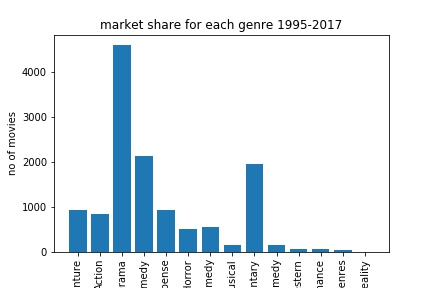

The Python source for this figure:
# -*- coding: utf-8 -*-
"""
Created on Mon Apr  1 18:17:20 2019

@author: Puneet
"""
import matplotlib.pyplot as plt
label = ['Adventure', 'Action', 'Drama', 'Comedy', \
         'Thriller/Suspense', 'Horror', 'Romantic Comedy', 'Musical', \
         'Documentary', 'Black Comedy', 'Western', 'Concert/Performance', \
         'Multiple Genres', 'Reality']

no_movies = [941,854,4595,2125,942,509,548,149,1952,161,64,61,35,5]

index = [0,1,2,3,4,5,6,7,8,9,10,11,12,13]
plt.bar(index,no_movies)
plt.xticks(index,label,fontsize=10,rotation=90)
plt.ylabel("no of movies")
plt.title("market share for each genre 1995-2017")
plt.savefig("barplot1.jpg")


